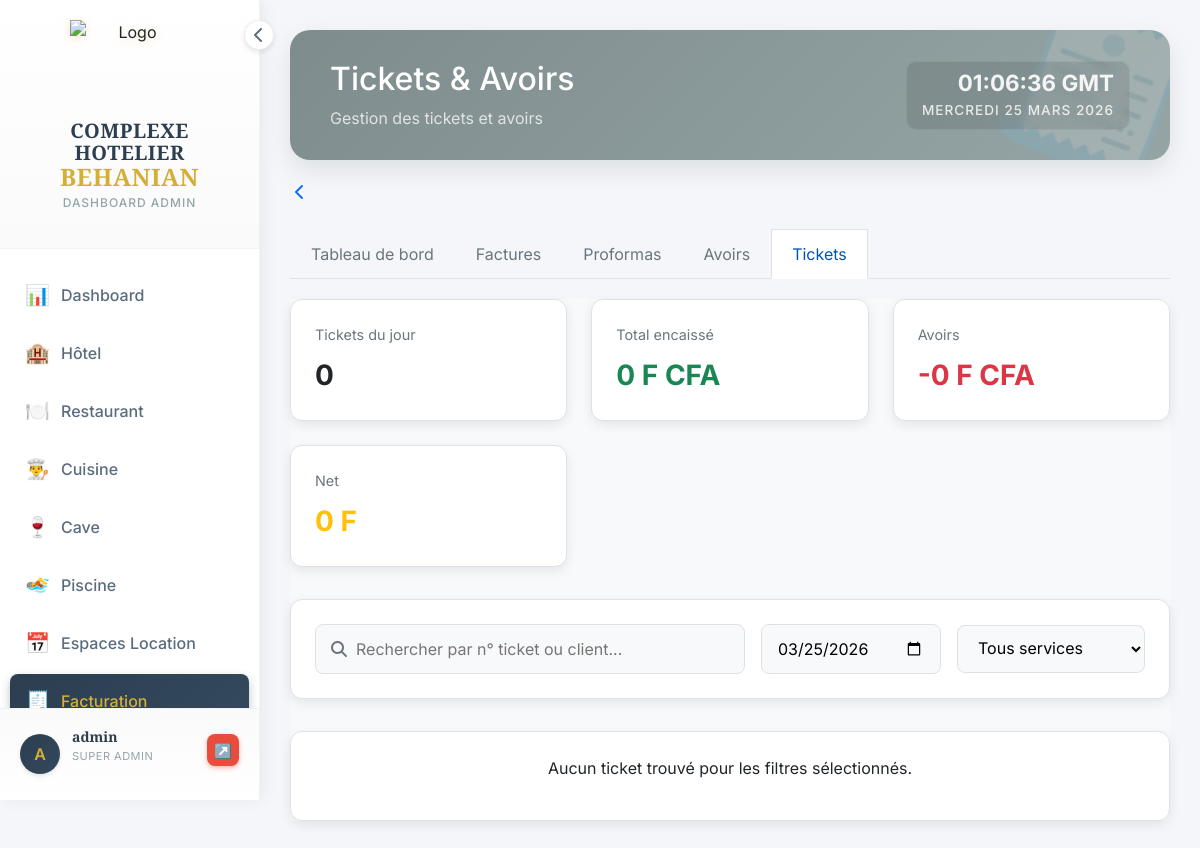
Page /facturation/tickets/ (signed in) on the earlier database version.
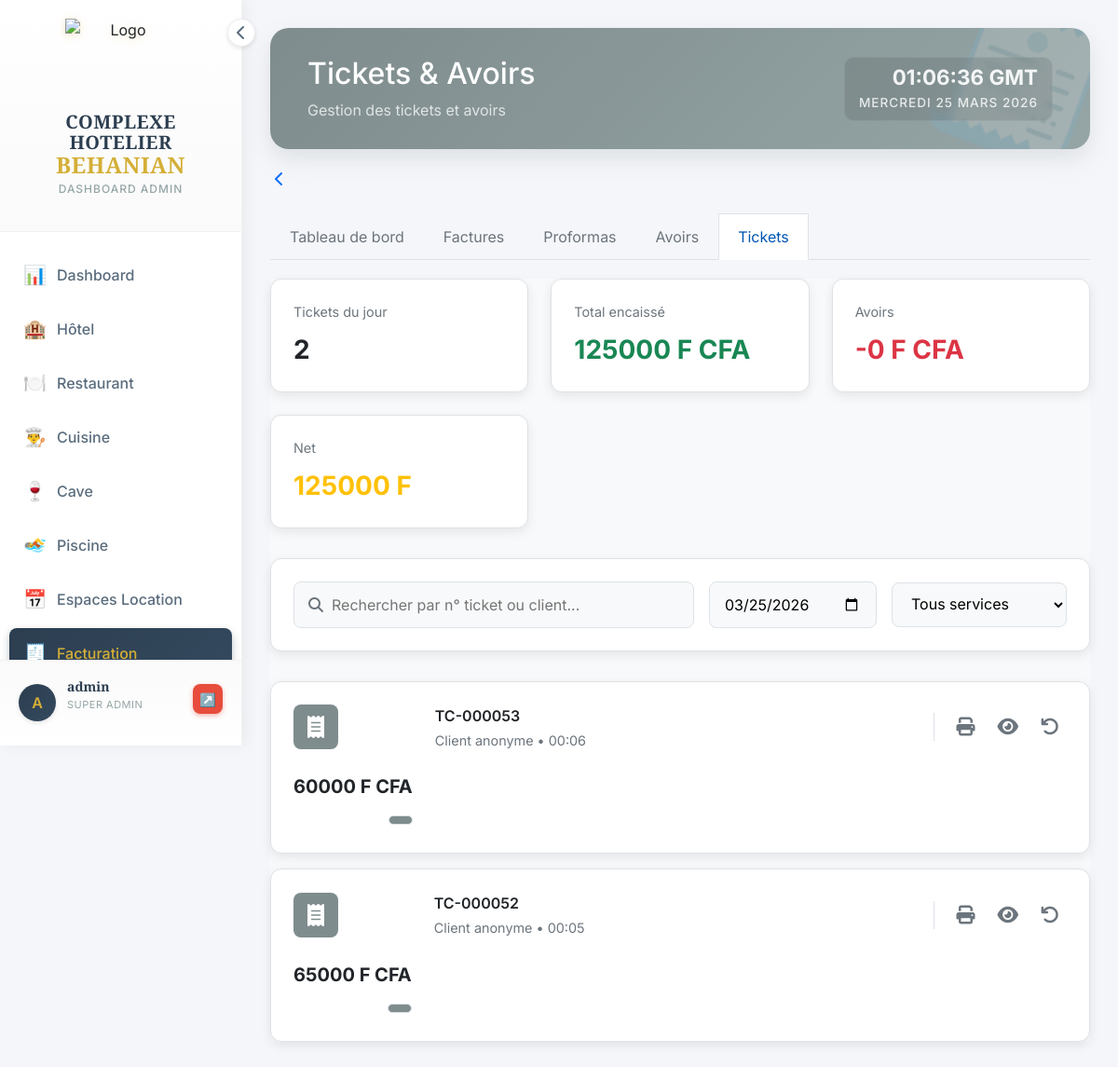
Same page on the later database version.
### facturation/models.py (models this page shows, shortened)
class Ticket(models.Model):
    MODULE_CHOICES = [
        ('hotel', 'Hôtel'),
        ('restaurant', 'Restaurant'),
        ('caisse', 'Caisse'),
        ('piscine', 'Piscine'),
        ('cave', 'Cave'),
        ('autre', 'Autre'),
    ]
    numero = models.CharField(max_length=50, unique=True)
    module = models.CharField(max_length=20, choices=MODULE_CHOICES)
    date_creation = models.DateTimeField(default=timezone.now)
    montant_total = models.DecimalField(max_digits=10, decimal_places=2)
    client = models.ForeignKey(Client, on_delete=models.SET_NULL, null=True, blank=True)
    PAIEMENT_CHOICES = [
        ('especes', 'Espèces'),
        ('mobile_money', 'Mobile Money'),
        ('orange_money', 'Orange Money'),
        ('wave', 'Wave'),
        ('moov_money', 'Moov Money'),
        ('mtn_money', 'MTN Mobile Money'),
        ('carte_bancaire', 'Carte Bancaire'),
        ('carte', 'Carte Bancaire'), # Alias pour compatibilité
        ('cheque', 'Chèque'),
        ('virement', 'Virement'),
        ('cave', 'Cave'),
        ('autre', 'Autre'),
    ]
    mode_paiement = models.CharField(max_length=50, choices=PAIEMENT_CHOICES, default='especes')
    montant_paye = models.DecimalField(max_digits=10, decimal_places=2, default=0)
    cree_par = models.ForeignKey(User, on_delete=models.SET_NULL, null=True, blank=True)
    contenu = models.TextField(help_text="Contenu détaillé du ticket")
    imprime = models.BooleanField(default=False)
    date_impression = models.DateTimeField(blank=True, null=True)
    est_duplicata = models.BooleanField(default=False, help_text="Indique si c'est une réimpression")
    objet_id = models.IntegerField(blank=True, null=True, help_text="ID de l'objet dans le module d'origine")
    class Meta:
        ordering = ['-date_creation']

### facturation/views.py (the view)
# urls.py: path('tickets/', views.ticket_list, name='ticket_list'),
@require_module_access('facturation')
def ticket_list(request):
    today = timezone.now().date()
    selected_date_str = request.GET.get('date', today.strftime('%Y-%m-%d'))
    try:
        selected_date = timezone.datetime.strptime(selected_date_str, '%Y-%m-%d').date()
    except (ValueError, TypeError):
        selected_date = today
    tickets = Ticket.objects.filter(date_creation__date=selected_date, imprime=True).order_by('-date_creation')
    service_filter = request.GET.get('service')
    if service_filter:
        tickets = tickets.filter(service__id=service_filter)
    query = request.GET.get('q')
    if query:
        tickets = tickets.filter(
            Q(numero__icontains=query) | Q(client__nom__icontains=query)
        )
    tickets_today_count = tickets.count()
    total_collected = tickets.aggregate(total=Sum('montant_total'))['total'] or Decimal('0')
    total_avoirs = Avoir.objects.filter(date_creation__date=selected_date).aggregate(total=Sum('total'))['total'] or Decimal('0')
    net_total = total_collected - total_avoirs
    stats = {
        'tickets_today_count': tickets_today_count,
        'total_collected': total_collected,
        'total_avoirs': total_avoirs,
        'net_total': net_total,
    }
    services = Service.objects.all()
    context = {
        'tickets': tickets,
        'services': services,
        'stats': stats,
        'today': selected_date,
    }
    return render(request, 'facturation/ticket_list.html', context)

### templates/facturation/ticket_list.html (shortened to what this page needs)
{% extends 'dashboard/base_dashboard.html' %}
{% load static %}
{% load i18n %}
{% block content %}
<div class="header-glam facturation-watermark">
    <div class="header-content">
        <h2>Tickets & Avoirs</h2>
        <p class="mb-0 opacity-75">Gestion des tickets et avoirs</p>
    </div>
    <div class="header-clock">
        <span class="time">--:-- GMT</span>
        <span class="date">Chargement...</span>
    </div>
</div>
<div class="action-bar">
    <a href="{% url 'facturation:index' %}" class="btn-back">
        <i class="fas fa-chevron-left"></i>
    </a>
</div>
<div class="tabs-container">
    <div class="tabs">
        <a href="{% url 'facturation:index' %}" class="tab">Tableau de bord</a>
        <a href="{% url 'facturation:facture_list' %}" class="tab">Factures</a>
        <a href="{% url 'facturation:proforma_list' %}" class="tab">Proformas</a>
        <a href="{% url 'facturation:avoir_list' %}" class="tab">Avoirs</a>
        <a href="{% url 'facturation:ticket_list' %}" class="tab active">Tickets</a>
    </div>
</div>
<div class="tickets-avoirs-page">
    <div class="stats-grid">
        <div class="stat-card">
            <div class="stat-title">{% trans "Tickets du jour" %}</div>
            <div class="stat-value">{{ stats.tickets_today_count|default:"0" }}</div>
        </div>
        <div class="stat-card">
            <div class="stat-title">{% trans "Total encaissé" %}</div>
            <div class="stat-value positive">{{ stats.total_collected|default:"0"|floatformat:"-2" }} F CFA</div>
        </div>
        <div class="stat-card">
            <div class="stat-title">{% trans "Avoirs" %}</div>
            <div class="stat-value negative">-{{ stats.total_avoirs|default:"0"|floatformat:"-2" }} F CFA</div>
        </div>
        <div class="stat-card">
            <div class="stat-title">{% trans "Net" %}</div>
            <div class="stat-value neutral">{{ stats.net_total|default:"0"|floatformat:0 }} F</div>
        </div>
    </div>
    <div class="filters-bar">
        <div class="search-input">
            <i class="fas fa-search"></i>
            <input type="text" id="ticketSearch" placeholder="Rechercher par n° ticket ou client..." value="{{ request.GET.q|default:'' }}">
        </div>
        <div class="filter-group">
            <input type="date" id="dateFilter" value="{{ today|date:'Y-m-d' }}">
            <select id="serviceFilter">
                <option value="">Tous services</option>
            </select>
        </div>
    </div>
    <div class="ticket-list" id="ticketList">
        {% for ticket in tickets %}
        <div class="ticket-item">
            {% with service_class=ticket.service.nom|slugify|default:"default" %}
            <div class="service-icon {{ service_class }}">
                {% if service_class == 'restaurant' %}<i class="fas fa-utensils"></i>
                {% elif service_class == 'bar' %}<i class="fas fa-cocktail"></i>
                {% elif service_class == 'piscine' %}<i class="fas fa-swimmer"></i>
                {% elif service_class == 'hotel' %}<i class="fas fa-bed"></i>
                {% elif service_class == 'espaces-location' %}<i class="fas fa-map-marked-alt"></i>
                {% else %}<i class="fas fa-receipt"></i>{% endif %}
            </div>
            <div class="ticket-info">
                <div class="ticket-id">{{ ticket.numero }}</div>
                <div class="ticket-details">
                    Client {{ ticket.client.nom|default:"anonyme" }} • {{ ticket.date_creation|date:"H:i" }}
                </div>
            </div>
            <div class="ticket-meta">
                <div class="amount">{{ ticket.montant_total|floatformat:"-2" }} F CFA</div>
                <span class="service-tag {{ service_class }}">{{ ticket.service.nom }}</span>
            </div>
            <div class="ticket-actions">
                <a href="{% url 'facturation:ticket_reprint' ticket.pk %}" class="action-btn" title="Rappel Ticket (Format Thermique)" target="_blank">
                    <i class="fas fa-print"></i>
                </a>
                <a href="{% url 'facturation:ticket_detail' ticket.pk %}" class="action-btn print-btn" title="Détails du ticket">
                    <i class="fas fa-eye"></i>
                </a>
                <a href="{% url 'facturation:create_avoir_from_ticket' ticket.pk %}" class="action-btn avoir-btn" title="Créer un avoir" onclick="return confirm('Voulez-vous créer un avoir pour ce ticket ?');">
                    <i class="fas fa-undo"></i>
                </a>
            </div>
            {% endwith %}
        </div>
        {% empty %}
        <div class="stat-card" style="text-align: center;">
            <p>{% trans "Aucun ticket trouvé pour les filtres sélectionnés." %}</p>
        </div>
        {% endfor %}
    </div>
</div>
{% endblock %}

### templates/dashboard/base_dashboard.html (shortened to what this page needs)
{% load static %}
<!DOCTYPE html>
<html lang="fr">
<head>
    <link href="https://cdn.jsdelivr.net/npm/bootstrap@5.3.0/dist/css/bootstrap.min.css" rel="stylesheet">
    <link rel="stylesheet" href="https://cdnjs.cloudflare.com/ajax/libs/font-awesome/6.4.0/css/all.min.css">
</head>
<body>
    <div class="sidebar" id="sidebar">
        <div class="logo-section">
            <div class="sidebar-toggle" onclick="toggleSidebar()">
                <i class="fas fa-chevron-left" id="toggleIcon"></i>
            </div>
            <div class="logo">
                <div class="logo-icon">
                    <img src="{% static 'images/Logo.png' %}" alt="Logo">
                </div>
                <div class="logo-text">
                    <h1>COMPLEXE HOTELIER<br><span>BEHANIAN</span></h1>
                    <p>Dashboard Admin</p>
                </div>
            </div>
        </div>
        <nav class="nav-menu">
            <a href="{% url 'dashboard:index' %}" class="nav-item {% if request.resolver_match.url_name == 'index' and request.resolver_match.app_name == 'dashboard' %}active{% endif %}">
                <span class="nav-item-icon">📊</span>
                <span class="nav-text">Dashboard</span>
            </a>
            {% if 'hotel' in accessible_modules %}
            <a href="{% url 'hotel:index' %}" class="nav-item {% if request.resolver_match.app_name == 'hotel' %}active{% endif %}">
                <span class="nav-item-icon">🏨</span>
                <span class="nav-text">Hôtel</span>
            </a>
            {% endif %}
            {% if 'restaurant' in accessible_modules %}
            <a href="{% url 'restaurant:index' %}" class="nav-item {% if request.resolver_match.app_name == 'restaurant' %}active{% endif %}">
                <span class="nav-item-icon">🍽️</span>
                <span class="nav-text">Restaurant</span>
            </a>
            {% endif %}
            {% if 'cuisine' in accessible_modules %}
            <a href="{% url 'cuisine:index' %}" class="nav-item {% if request.resolver_match.app_name == 'cuisine' %}active{% endif %}">
                <span class="nav-item-icon">👨‍🍳</span>
                <span class="nav-text">Cuisine</span>
            </a>
            {% endif %}
            {% if 'bar' in accessible_modules %}
            <a href="{% url 'bar:dashboard' %}" class="nav-item {% if request.resolver_match.app_name == 'bar' %}active{% endif %}">
                <span class="nav-item-icon">🍷</span>
                <span class="nav-text">Cave</span>
            </a>
            {% endif %}
            {% if 'piscine' in accessible_modules %}
            <a href="{% url 'piscine:index' %}" class="nav-item {% if request.resolver_match.app_name == 'piscine' %}active{% endif %}">
                <span class="nav-item-icon">🏊</span>
                <span class="nav-text">Piscine</span>
            </a>
            {% endif %}
            {% if 'espaces' in accessible_modules %}
            <a href="{% url 'espaces_evenementiels:index' %}" class="nav-item {% if request.resolver_match.app_name == 'espaces_evenementiels' %}active{% endif %}">
                <span class="nav-item-icon">📅</span>
                <span class="nav-text">Espaces Location</span>
            </a>
            {% endif %}
            {% if 'facturation' in accessible_modules %}
            <a href="{% url 'facturation:index' %}" class="nav-item {% if request.resolver_match.app_name == 'facturation' %}active{% endif %}">
                <span class="nav-item-icon">🧾</span>
                <span class="nav-text">Facturation</span>
            </a>
            {% endif %}
        </nav>
        <div class="user-section">
            <div class="user-avatar">{{ user.username|first|upper }}</div>
            <div class="user-info">
                <h4>{{ user.get_full_name|default:user.username }}</h4>
                <p>{{ user_role }}</p>
            </div>
            <a href="{% url 'logout' %}" class="logout-btn" title="Se déconnecter">↗️</a>
        </div>
    </div>
    <div class="main-content">
        {% block content %}{% endblock %}
    </div>
</body>
</html>

Differences in the rows shown:
added Ticket: numero "TC-000053", client.nom "anonyme", date_creation "00:06", montant_total "60000"
added Ticket: numero "TC-000052", client.nom "anonyme", date_creation "00:05", montant_total "65000"
Other differences:
{{ stats.tickets_today_count|default:"0" }}: "0" → "2"
{{ stats.total_collected|default:"0"|floatformat:"-2" }}: "0" → "125000"
{{ stats.net_total|default:"0"|floatformat:0 }}: "0" → "125000"
text no longer shown: "Aucun ticket trouvé pour les filtres sélectionnés."
